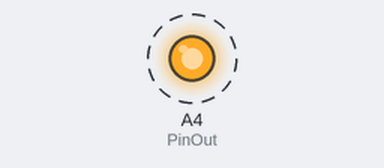
Bench run of a sketch on a simulated Arduino Zero (SAMD21). On the bench: output pins drawn as LEDs (lit = HIGH). Dashed ring = blinking. What the sketch prints to the serial monitor is not drawn.

Above: at 0.5 s.
Timing chart, 0 to 4.6 s (numbered marks = the images above):
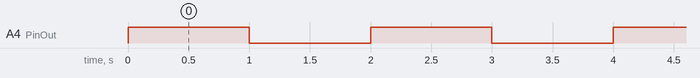

The sketch:

relay_basic_101.ino
```cpp
#define DEBUG_STREAM SerialUSB
#define DEBUG_STREAM_BAUD 115200

//---------------------------------------------------------------------------------------------------
//---------------------------------------------------------------------------------------------------

#define PinOut A4
//---------------------------------------------------------------------------------------------------
//---------------------------------------------------------------------------------------------------

void setup()
{
    // Setup relay
    pinMode(PinOut, OUTPUT);
    digitalWrite(PinOut, LOW);   //Switch relay OFF

    DEBUG_STREAM.begin(DEBUG_STREAM_BAUD);
    DEBUG_STREAM.println("Initializing and connecting... ");
}

void loop()
{
    digitalWrite(PinOut, HIGH);   //Switch relay ON
    DEBUG_STREAM.println("BUZZER ON");

    delay(1000);

    digitalWrite(PinOut, LOW);   //Switch relay OFF
    DEBUG_STREAM.println("BUZZER OFF");

    delay(1000);
}
```

Measured:
- by itself, A4 (PinOut): alternates HIGH for 1.0 s and LOW for 1.0 s
